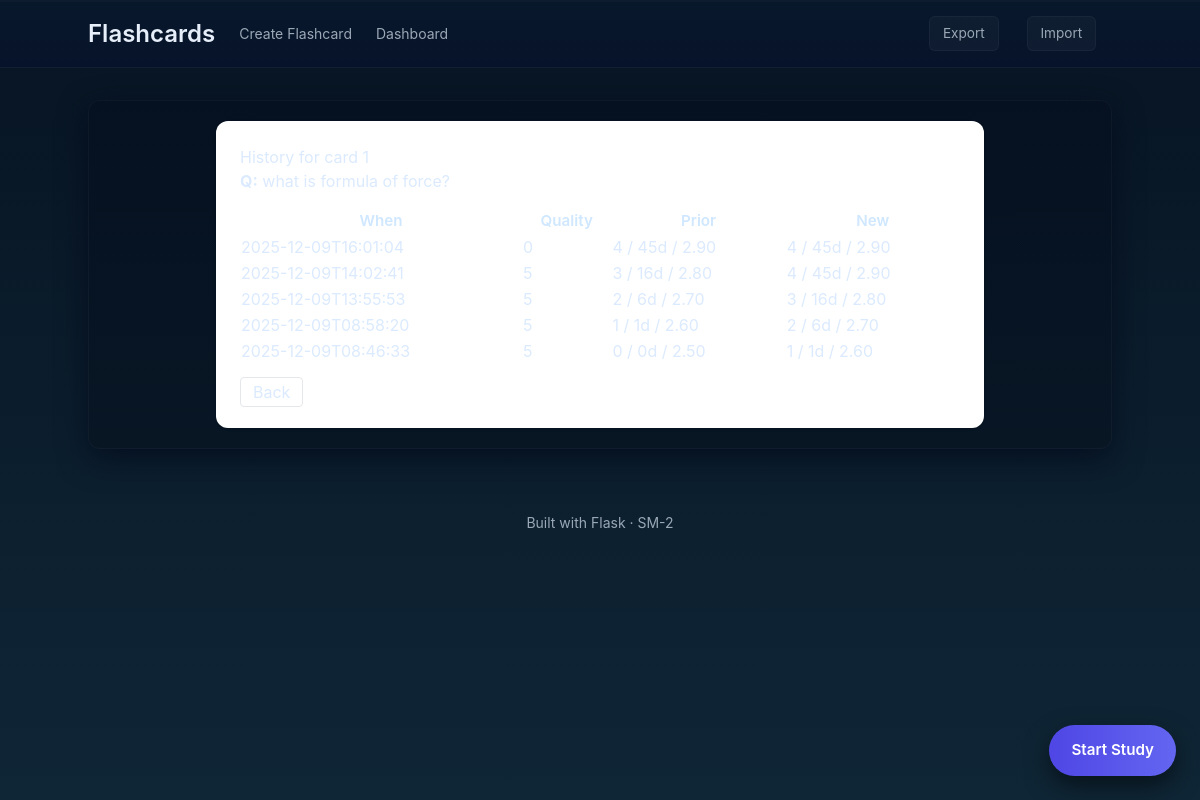
Page /history/1 on the committed database.
### app.py (models this page shows)
class Flashcard(db.Model):
    id = db.Column(db.Integer, primary_key=True)
    question = db.Column(db.Text, nullable=False)
    answer = db.Column(db.Text, nullable=False)
    subject = db.Column(db.String(120), nullable=True)
    tags = db.Column(db.String(256), nullable=True)
    difficulty = db.Column(db.String(20), nullable=True)
    created_at = db.Column(db.DateTime, default=datetime.utcnow)
    reps = db.Column(db.Integer, default=0)
    easiness = db.Column(db.Float, default=2.5)
    interval = db.Column(db.Integer, default=0)
    next_review = db.Column(db.DateTime, nullable=True)
    def to_dict(self, include_meta=True):
        out = {
            "id": self.id, "question": self.question, "answer": self.answer,
            "subject": self.subject, "tags": self.tags, "difficulty": self.difficulty,
            "created_at": self.created_at.isoformat() if self.created_at else None
        }
        if include_meta:
            out.update({
                "reps": self.reps, "easiness": float(self.easiness) if self.easiness is not None else None,
                "interval": self.interval, "next_review": self.next_review.isoformat() if self.next_review else None
            })
        return out

class Review(db.Model):
    id = db.Column(db.Integer, primary_key=True)
    card_id = db.Column(db.Integer, db.ForeignKey('flashcard.id'), nullable=False)
    when = db.Column(db.DateTime, default=datetime.utcnow)
    quality = db.Column(db.Integer, nullable=False)
    prior_reps = db.Column(db.Integer, nullable=True)
    prior_interval = db.Column(db.Integer, nullable=True)
    prior_easiness = db.Column(db.Float, nullable=True)
    new_reps = db.Column(db.Integer, nullable=True)
    new_interval = db.Column(db.Integer, nullable=True)
    new_easiness = db.Column(db.Float, nullable=True)

### app.py (the view)
@app.route('/history/<int:card_id>')
def history_view(card_id):
    card = Flashcard.query.get_or_404(card_id)
    revs = Review.query.filter_by(card_id=card.id).order_by(Review.when.desc()).all()
    revs_d = []
    for r in revs:
        revs_d.append({
            "when": r.when.isoformat()[:19],
            "quality": r.quality,
            "prior_reps": r.prior_reps,
            "prior_interval": r.prior_interval,
            "prior_easiness": float(r.prior_easiness or 2.5),
            "new_reps": r.new_reps,
            "new_interval": r.new_interval,
            "new_easiness": float(r.new_easiness or 2.5)
        })
    cd = card.to_dict(); cd['next_review'] = cd['next_review'][:19] if cd['next_review'] else None
    return render_template('history.html', card=cd, revs=revs_d)

### app.py (called while the page is built)
@app.context_processor
def inject_counts():
    total = Flashcard.query.count()
    return dict(total_cards=total)

### templates/history.html
{% extends "base.html" %}
{% block content %}
<div class="max-w-3xl mx-auto bg-white p-6 rounded-xl shadow">
  <h2>History for card {{ card.id }}</h2>
  <div><strong>Q:</strong> {{ card.question }}</div>
  {% if revs %}
    <table class="w-full mt-4">
      <thead><tr><th>When</th><th>Quality</th><th>Prior</th><th>New</th></tr></thead>
      <tbody>
        {% for r in revs %}
        <tr>
          <td>{{ r.when }}</td>
          <td>{{ r.quality }}</td>
          <td>{{ r.prior_reps }} / {{ r.prior_interval }}d / {{ '%.2f'|format(r.prior_easiness) }}</td>
          <td>{{ r.new_reps }} / {{ r.new_interval }}d / {{ '%.2f'|format(r.new_easiness) }}</td>
        </tr>
        {% endfor %}
      </tbody>
    </table>
  {% else %}
    <div class="mt-4">No reviews yet.</div>
  {% endif %}
  <div class="mt-4"><a href="{{ url_for('index') }}" class="px-3 py-1 border rounded">Back</a></div>
</div>
{% endblock %}

### templates/base.html (style rules this page uses)
:root { --nav-bg: #08182b; --page-bg-top: #071423; --page-bg-bottom: #0f2636; --panel-bg: rgba(9, 16, 23, 0.6); --card-bg-top: rgba(14,28,44,0.55); --card-bg-bottom: rgba(10,22,34,0.5); --muted: #9aa8b6; --accent: #5b6bff; --green: #16a34a; --red: #ef4444; --soft-shadow: 0 10px 30px rgba(2,6,23,0.6); }
html,body { height:100%; }
body { background: linear-gradient(180deg, var(--page-bg-top), var(--page-bg-bottom)); color: #dbeafe; font-family: Inter, ui-sans-serif, system-ui, -apple-system, "Segoe UI", Roboto, "Helvetica Neue", Arial; }
table th { color: #cfe7ff; font-weight:600; font-size:0.95rem; }
table td { color: #dbeafe; }

### rows in the picture
Flashcard: question "what is formula of force?"
Review: when "2025-12-09T16:01:04", quality "0", prior_reps "4", prior_interval "45", prior_easiness "2.90", new_reps "4", new_interval "45", new_easiness "2.90"
Review: when "2025-12-09T14:02:41", quality "5", prior_reps "3", prior_interval "16", prior_easiness "2.80", new_reps "4", new_interval "45", new_easiness "2.90"
Review: when "2025-12-09T13:55:53", quality "5", prior_reps "2", prior_interval "6", prior_easiness "2.70", new_reps "3", new_interval "16", new_easiness "2.80"
Review: when "2025-12-09T08:58:20", quality "5", prior_reps "1", prior_interval "1", prior_easiness "2.60", new_reps "2", new_interval "6", new_easiness "2.70"
Review: when "2025-12-09T08:46:33", quality "5", prior_reps "0", prior_interval "0", prior_easiness "2.50", new_reps "1", new_interval "1", new_easiness "2.60"

### other values in the picture
{{ card.id }} "1"
